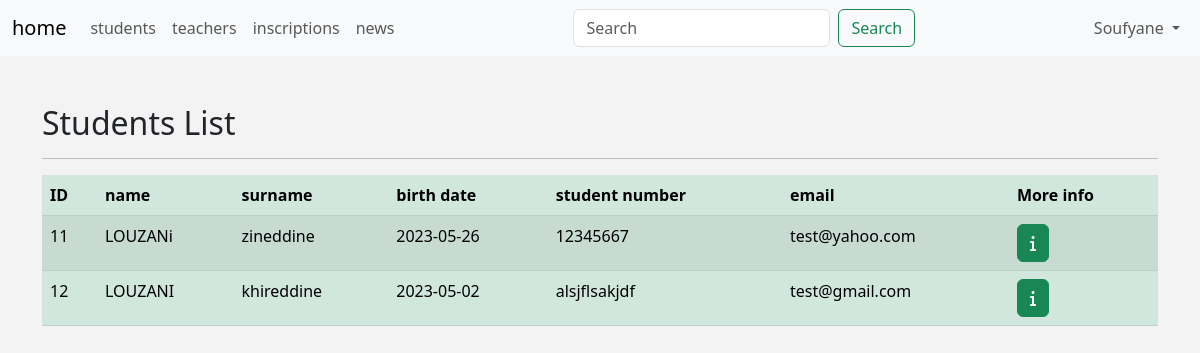
/admin/students.php (signed in), run on the app's committed database.
### tables this page shows
CREATE TABLE `Etudiants` (
  `id` int(11) NOT NULL,
  `nom` varchar(50) NOT NULL,
  `prenom` varchar(50) NOT NULL,
  `date_naissance` date NOT NULL,
  `email` varchar(255) NOT NULL,
  `num_etudiant` varchar(255) NOT NULL,
  `password` varchar(255) NOT NULL,
  `telephone` varchar(20) NOT NULL,
  `photo` mediumblob DEFAULT NULL
);

### admin/includes/languages/english.php (called while the page is built)
<?php
    function lang($statement) {
        static $language = Array(
            'HOME'          => 'home',
            'STUDENTS'      => 'students',
            'TEACHERS'      => 'teachers',
            'INSCRIPTIONS'  => 'inscriptions',
            'NEWS'          => 'news',
            'LOGOUT'        => 'logout',
            'SETTINGS'      => 'settings',
            'EDIT-PROFILE'  => 'edit profile',
            'USERNAME'      => 'username',
            'PASSWORD'      => 'password',
            'EMAIL'         => 'email',
            'NAME'          => 'name',
            'SURNAME'       => 'surname',
            'SAVE'          => 'save',
            'UPDATE'        => 'update',
            'BIRTHDATE'     => 'birth date',
            'STUDENT-NUMBER'=> 'student number',
            'STUDENT-DETAILS'=> 'student details',
            'TEACHER-DETAILS'=> 'teacher details',
            'SUBJECT'       => 'subject',
            'ACTION'        => 'action',
            'PHONE'         => 'Phone',
            'STATUS REGISTRATION'=> 'statut inscription'
        );
        return $language[$statement];
    };
?>

### admin/students.php (the view, shortened to what this page needs)
<?php
        if (isset($_SESSION['username'])) {
        include 'init.php';
        $stmt = $connection->query("SELECT * FROM Etudiants");
        $students = $stmt->fetchAll(PDO::FETCH_ASSOC);
?>
            <div class="container">
                <h2 class="mt-5">Students List</h2>
                <hr>
                <table class="table table-success table-striped">
                    <thead>
                    <tr>
                        <th>ID</th>
                        <th><?php echo lang("NAME")?></th>
                        <th><?php echo lang("SURNAME")?></th>
                        <th><?php echo lang("BIRTHDATE")?></th>
                        <th><?php echo lang("STUDENT-NUMBER")?></th>
                        <th><?php echo lang("EMAIL")?></th>
                        <th>More info</th>
                    </tr>
                    </thead>
                    <tbody>
                    <?php foreach ($students as $student) { ?>
                        <tr>
                            <td><?php echo $student['id']; ?></td>
                            <td><?php echo $student['nom']; ?></td>
                            <td><?php echo $student['prenom']; ?></td>
                            <td><?php echo $student['date_naissance']; ?></td>
                            <td><?php echo $student['num_etudiant']; ?></td>
                            <td><?php echo $student['email']; ?></td>
                            <td><a href="student-details.php?student_id=<?php echo $student['id']?>" class="btn btn-success"><i class="fa-solid fa-info"></i></a></td>
                        </tr>
                    <?php } ?>
                    </tbody>
                </table>
            </div>
<?php
        include $tpl . 'footer.php';
    }
    else {
        header('Location: index.php');
        exit();
    }
?>

### admin/layout/css/backend.css (style rules this page uses)
body { background-color: #f3f3f3; }

### data on the page
etudiants: id "11", nom "LOUZANi", prenom "zineddine", date_naissance "2023-05-26", num_etudiant "12345667", email "test@yahoo.com"
etudiants: id "12", nom "LOUZANI", prenom "khireddine", date_naissance "2023-05-02", num_etudiant "alsjflsakjdf", email "test@gmail.com"

### other printed values
lang("HOME") "home"
lang("STUDENTS") "students"
lang("TEACHERS") "teachers"
lang("INSCRIPTIONS") "inscriptions"
lang("NEWS") "news"
$_SESSION['username'] "Soufyane"
lang("NAME") "name"
lang("SURNAME") "surname"
lang("BIRTHDATE") "birth date"
lang("STUDENT-NUMBER") "student number"
lang("EMAIL") "email"
